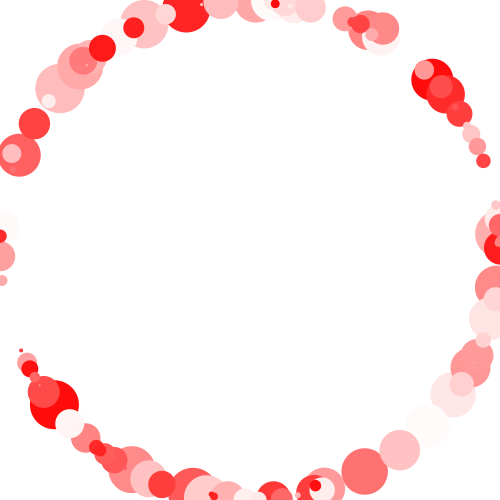
Frame 1 (no input)
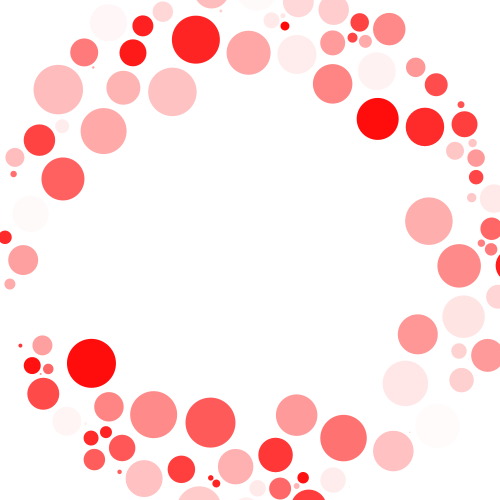
Frame 60 (the mouse pressed at the canvas centre just before this capture)
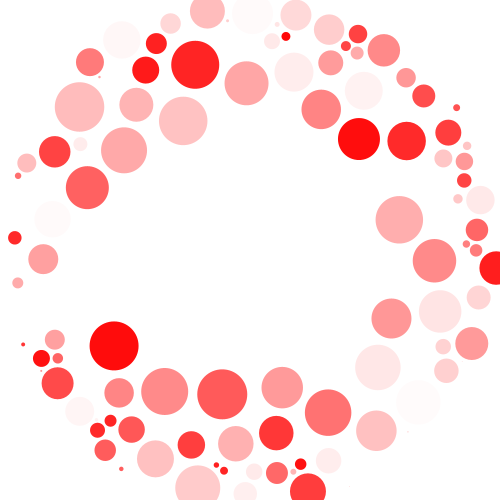
Frame 120 (the mouse held since frame 60 and released just before this capture)

The Processing sketch that drew these frames (run headless with seeded random() and noise(); from frame 60 on, the mouse is pressed at the canvas centre):

// Processing sketch: CenterAttract
// ── CenterAttract.pde
int n = 100;
float aSize;
float basehue = 0;
float density = 0.005;
ArrayList<Agent> agents = new ArrayList<Agent>();

void setup(){
  size(500, 500);
  //fullScreen();
  aSize = float(height)/20;
  colorMode(HSB, 360, 100, 100, 100);
  for(int i = 0; i < n; i++){
    agents.add(new Agent(float(n-i)/n*aSize));
  }
}

void draw(){
  background(360);
  translate(width/2, height/2);
  noStroke();
  for(Agent agent : agents){
    agent.attract(agents);
    agent.show();
  }
}

// ── Agent.pde
class Agent{
  PVector pos;
  float r;
  float mass;
  color col;
  
  Agent(float r){
    //pos = new PVector(random(0, width), random(0, height));
    pos = PVector.random2D().mult(height/2);
    this.r = r;
    mass = PI*r*r*density;
    col = color(basehue, random(100), 100);
  }
  
  Agent(){
    this(random(1, 20));
  }
  
  void attract(ArrayList<Agent> others){
    PVector center = new PVector(0, 0);
    PVector dpc = PVector.sub(center, this.pos);
    float dstC = dpc.mag();
    this.pos.add(dpc.mult(sqrt(mass)/(1000+dstC)));
    for(Agent agent : others){
      if(agent != this){
        PVector dp = PVector.sub(agent.pos, this.pos);
        float dst = dp.mag();
        float goalDst = (this.r + agent.r)*1.2;
        if(dst < goalDst){
          PVector targetPos = PVector.add(this.pos, dp.setMag(goalDst));
          agent.pos = PVector.lerp(targetPos, agent.pos, 0.8);
        }
      }
    }
  }
  
  void show(){
    fill(col);
    ellipse(pos.x, pos.y, r*2, r*2);
  }
}
